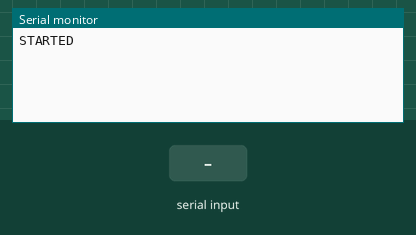
A sketch run on a simulated Arduino Mega 2560, built with avr-gcc and run on an emulated ATmega2560. Parts: the last lines printed to the serial monitor. The inputs (shaded band) are chosen by the test bench.

Above: at 1.2 s.
1.3 s: "1" received over Serial
At 3.1 s:
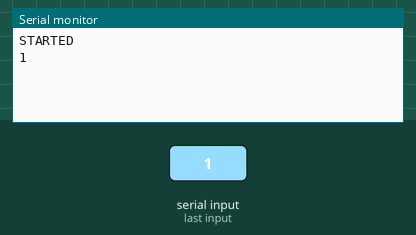
3.8 s: "0" received over Serial
At 5.2 s:
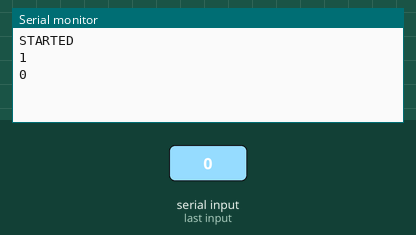
5.3 s: "2" received over Serial
At 7.3 s:
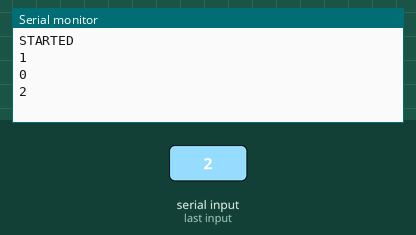

The sketch:

ServoControl.ino
```cpp
void setup() {

  Serial.begin(115200);
  while (!Serial);

  Serial3.begin(9600);
  while (!Serial3);

  Serial.println("STARTED");

}

void loop() {

  if (Serial.available() > 0) {

    String cmd = Serial.readString();

    Serial.println(cmd);

    Serial3.print(cmd);

  }

}
```

Measured:
- after the input at 1.3 s, the serial monitor: prints a new line after 1.0 s (image 1)
- after the input at 3.8 s, the serial monitor: prints a new line after 1.0 s (image 2)
- after the input at 5.3 s, the serial monitor: prints a new line after 1.0 s (image 3)
